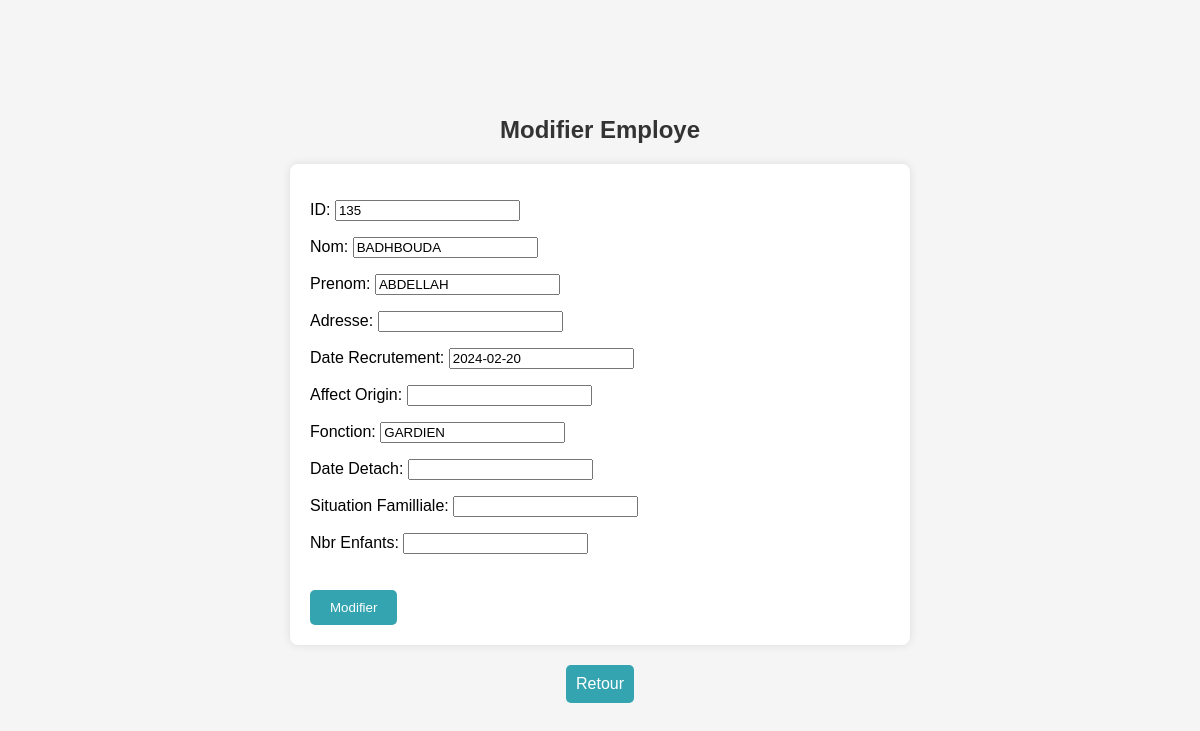
The app's page /update_employe/135/ with its own data.
### pointage/models.py (models this page shows, shortened)
class Employe(models.Model):
    ID=models.IntegerField(primary_key=True)
    Nom=models.CharField(max_length=30)
    Prenom=models.CharField(max_length=30)
    Adresse=models.CharField(max_length=50,null=True)
    Date_Recrutement=models.DateField(default=timezone.now().date())
    Affect_Origin=models.CharField(max_length=30,null=True)
    Fonction=models.CharField(max_length=30)
    Date_Detach= models.DateField(null=True)
    station=models.ForeignKey(Station,on_delete=models.CASCADE,null=True)
    Situation_Familliale=models.CharField(max_length=30,null=True)
    Nbr_Enfants=models.IntegerField(null=True)
    Sheet_ID=models.IntegerField(unique=True,null=True)

### pointage/views.py (the view)
# urls.py: path('update_employe/<int:ID>/', views.update_employe, name='update_employe'),
def update_employe(request,ID):
    employe=Employe.objects.get(ID=ID)
    if request.method == 'POST':
        form=EmployeForm(request.POST,instance=employe)
        if form.is_valid():
            form.save()
            return redirect(table_employe,employe.station.id)
    else:
        form=EmployeForm(instance=employe)
        return render(request,'update_employe.html',{'i':employe,'form':form})

### pointage/forms.py
class EmployeForm(forms.ModelForm):
    class Meta:
        model=Employe
        exclude = ['Sheet_ID','station']
    def __init__(self, *args, **kwargs):
        super(EmployeForm,self).__init__(*args, **kwargs)
        self.fields['Adresse'].required = False
        self.fields['Date_Recrutement'].required = False
        self.fields['Date_Detach'].required = False
        self.fields['Situation_Familliale'].required = False
        self.fields['Affect_Origin'].required = False
        self.fields['Nbr_Enfants'].required = False

### pointage/templates/update_employe.html (shortened to what this page needs)
<!DOCTYPE html>
<html lang="en">
<head>
</head>
<body>
    <h2>Modifier Employe</h2>
    <form method="post" action="{% url 'update_employe' i.ID %}">
        {{ form.as_p }}
        <button type="submit">Modifier</button>
    </form>
    <a href="{% url 'table_employe' i.station.id %}" class="back-button">Retour</a>
</body>
</html>

### pointage/templates/update_employe.html (style rules this page uses)
body { font-family: Arial, sans-serif; background-color: #f5f5f5; padding: 20px; box-sizing: border-box; display: flex; flex-direction: column; align-items: center; justify-content: center; height: 100vh; margin: 0; }
h2 { color: #333; margin-bottom: 20px; }
form { width: 50%; background-color: white; padding: 20px; border-radius: 8px; box-shadow: 0 0 10px rgba(0, 0, 0, 0.1); }
button { margin-top: 20px; padding: 10px 20px; background-color: #34a4b0; color: white; border: none; border-radius: 5px; cursor: pointer; }
.back-button { margin-top: 20px; padding: 10px; background-color: #34a4b0; color: white; border: none; border-radius: 5px; text-decoration: none; }

### records on screen
Employe: ID "135", Nom "BADHBOUDA", Prenom "ABDELLAH", Date_Recrutement "2024-02-20", Fonction "GARDIEN"
